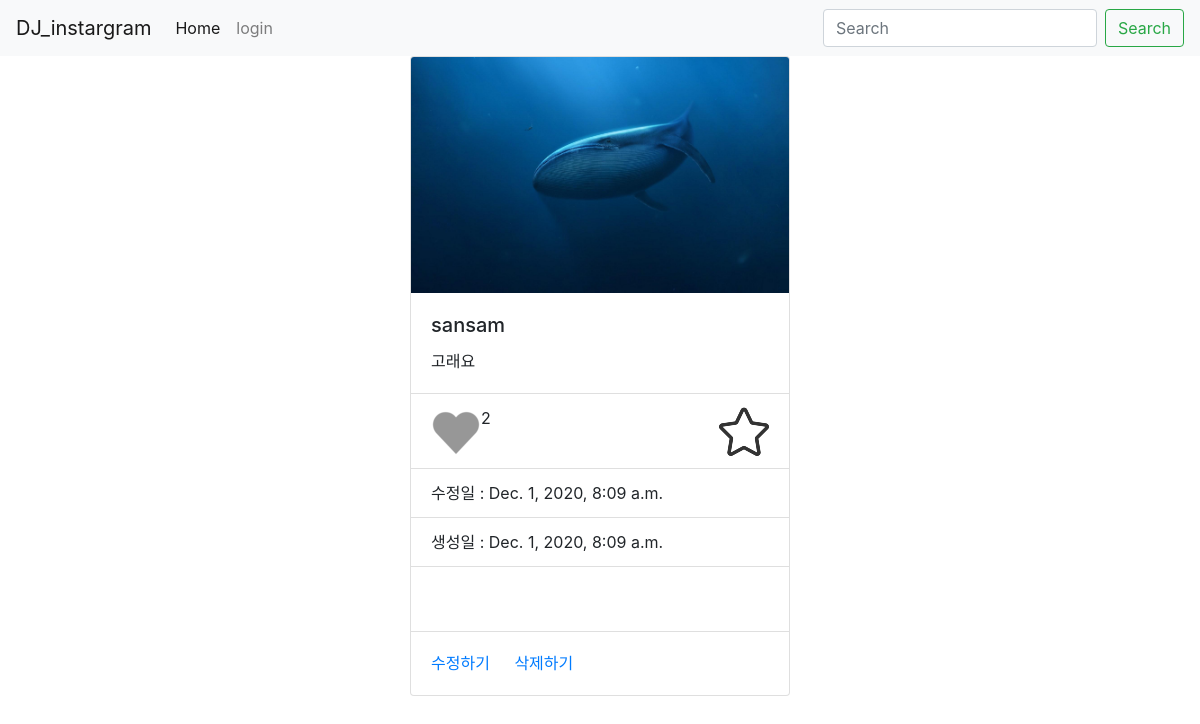
The app's page /detail/5 with its own data.
### photo/models.py (models this page shows, shortened)
class Photo(models.Model):
    author = models.ForeignKey(User, on_delete=models.CASCADE,related_name='user')
    text=models.TextField(blank=True)
    image=models.ImageField(upload_to='imeline_photo/%Y/%m/%d')
    created=models.DateTimeField(auto_now_add=True)
    updated=models.DateTimeField(auto_now=True)
    like=models.ManyToManyField(User,related_name='like_post',blank=True)
    favorite=models.ManyToManyField(User,related_name='favorite_post',blank=True)
    class Meta:
        ordering=['-created']

### photo/views.py (the view)
# urls.py: path("detail/<int:pk>",PhotoDetail.as_view(),name='detail'),
class PhotoDetail(DeleteView):
    model = Photo
    template_name_suffix='_detail'

### photo/templates/photo/photo_detail.html (shortened to what this page needs)
{% extends 'base.html' %}
{% block content %}
<div class="row">
        <div class="col"></div>
        <div class="col-12 col-xl-4 col-md-4">
            <div class="card">
                <img src="{{ object.image.url}}" class="card-img-top" alt="...">
                <div class="card-body">
                    <h5 class="card-title">{{ object.author }}</h5>
                    <p class="card-text">{{ object.text }}</p>
                </div>
                <ul class="list-group list-group-flush">
                    <li class="list-group-item">
                        <a href="{% url 'photo:like' object.id %}" class="float-left btn-like {% if user in object.like.all %} active {% endif %}">좋아요!</a>
                        {% if object.like.all.count %}
                        <span class="float-left">
                            {{object.like.all.count}}
                        </span>
                        {% endif %}
                         <a href="{% url 'photo:favorite' object.id %}" class="float-right btn-favorite {% if user in object.favorite.all %} active {% endif %}">저장하기!</a>
                    </li>
                    <li class="list-group-item">수정일 : {{ object.updated }}</li>
                    <li class="list-group-item">생성일 : {{ object.created }}</li>
                    <li class="list-group-item">
                        {% load disqus_tags %}
                        <div class="card-body">
                        </div>
                    </li>
                </ul>
                <div class="card-body">
                    <a href="{% url 'photo:update' object.id %}" class="card-link">수정하기</a>
                    <a href="{% url 'photo:delete' object.id %}" class="card-link">삭제하기</a>
                </div>
            </div>
        </div>
        <div class="col"></div>
</div>
{% endblock %}

### records on screen
Photo: image (picture), author "sansam", text "고래요", like.all.count "2", updated "Dec. 1, 2020, 8:09 a.m.", created "Dec. 1, 2020, 8:09 a.m."
